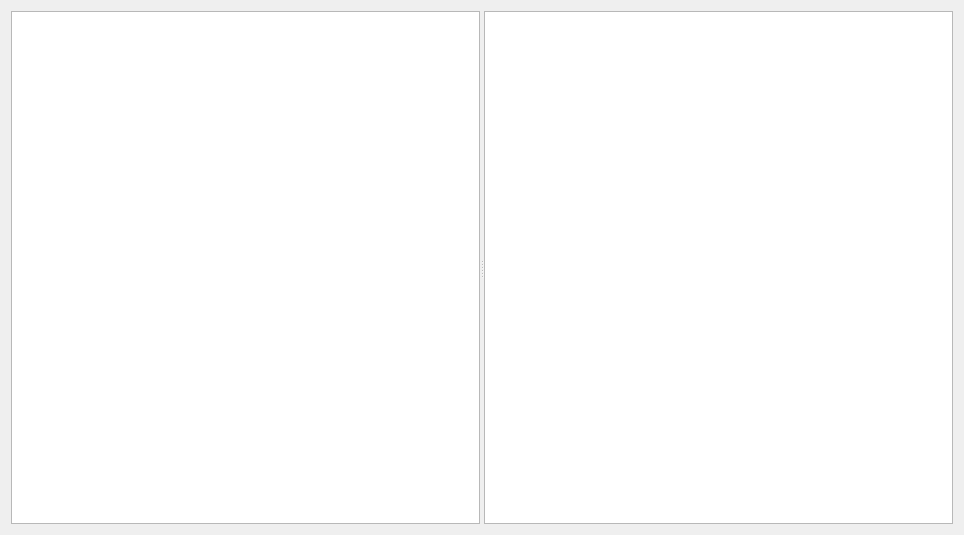
<?xml version="1.0" encoding="UTF-8"?>
<ui version="4.0">
 <class>GUI_DirectoryView</class>
 <widget class="QWidget" name="GUI_DirectoryView">
  <property name="geometry">
   <rect>
    <x>0</x>
    <y>0</y>
    <width>964</width>
    <height>535</height>
   </rect>
  </property>
  <layout class="QGridLayout" name="gridLayout">
   <item row="0" column="0">
    <widget class="QSplitter" name="splitter">
     <property name="orientation">
      <enum>Qt::Horizontal</enum>
     </property>
     <widget class="DirectoryTreeView" name="tv_dirs">
      <property name="alternatingRowColors">
       <bool>true</bool>
      </property>
      <property name="verticalScrollMode">
       <enum>QAbstractItemView::ScrollPerPixel</enum>
      </property>
      <property name="autoExpandDelay">
       <number>750</number>
      </property>
      <attribute name="headerVisible">
       <bool>false</bool>
      </attribute>
     </widget>
     <widget class="FileListView" name="lv_files">
      <property name="alternatingRowColors">
       <bool>true</bool>
      </property>
      <property name="textElideMode">
       <enum>Qt::ElideRight</enum>
      </property>
      <property name="verticalScrollMode">
       <enum>QAbstractItemView::ScrollPerPixel</enum>
      </property>
      <property name="showGrid">
       <bool>false</bool>
      </property>
      <attribute name="horizontalHeaderVisible">
       <bool>false</bool>
      </attribute>
      <attribute name="verticalHeaderVisible">
       <bool>false</bool>
      </attribute>
     </widget>
    </widget>
   </item>
  </layout>
 </widget>
 <customwidgets>
  <customwidget>
   <class>DirectoryTreeView</class>
   <extends>QTreeView</extends>
   <header>Gui/Directories/DirectoryTreeView.h</header>
  </customwidget>
  <customwidget>
   <class>FileListView</class>
   <extends>QTableView</extends>
   <header>Gui/Directories/FileListView.h</header>
  </customwidget>
 </customwidgets>
 <resources/>
 <connections/>
</ui>
